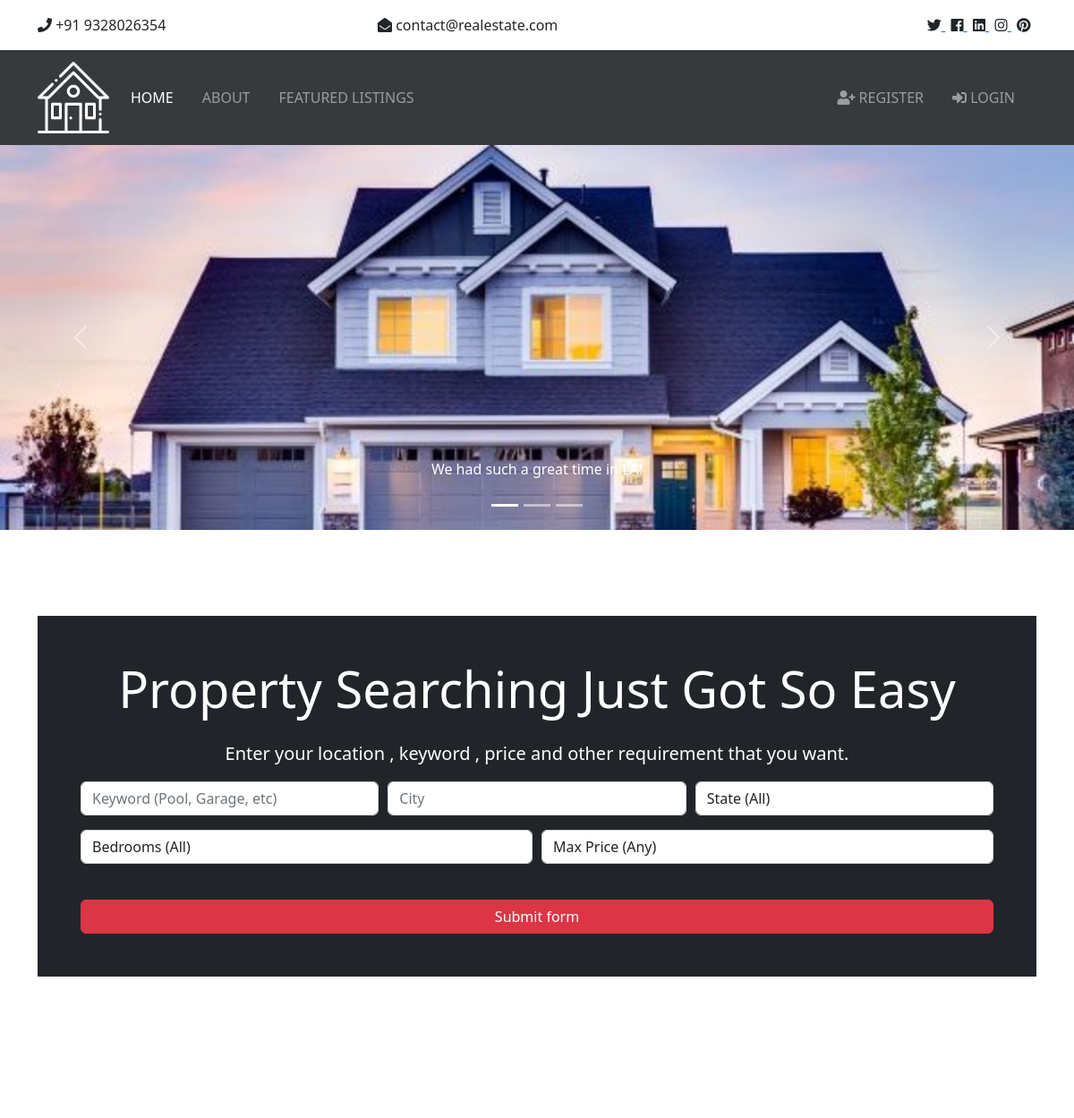
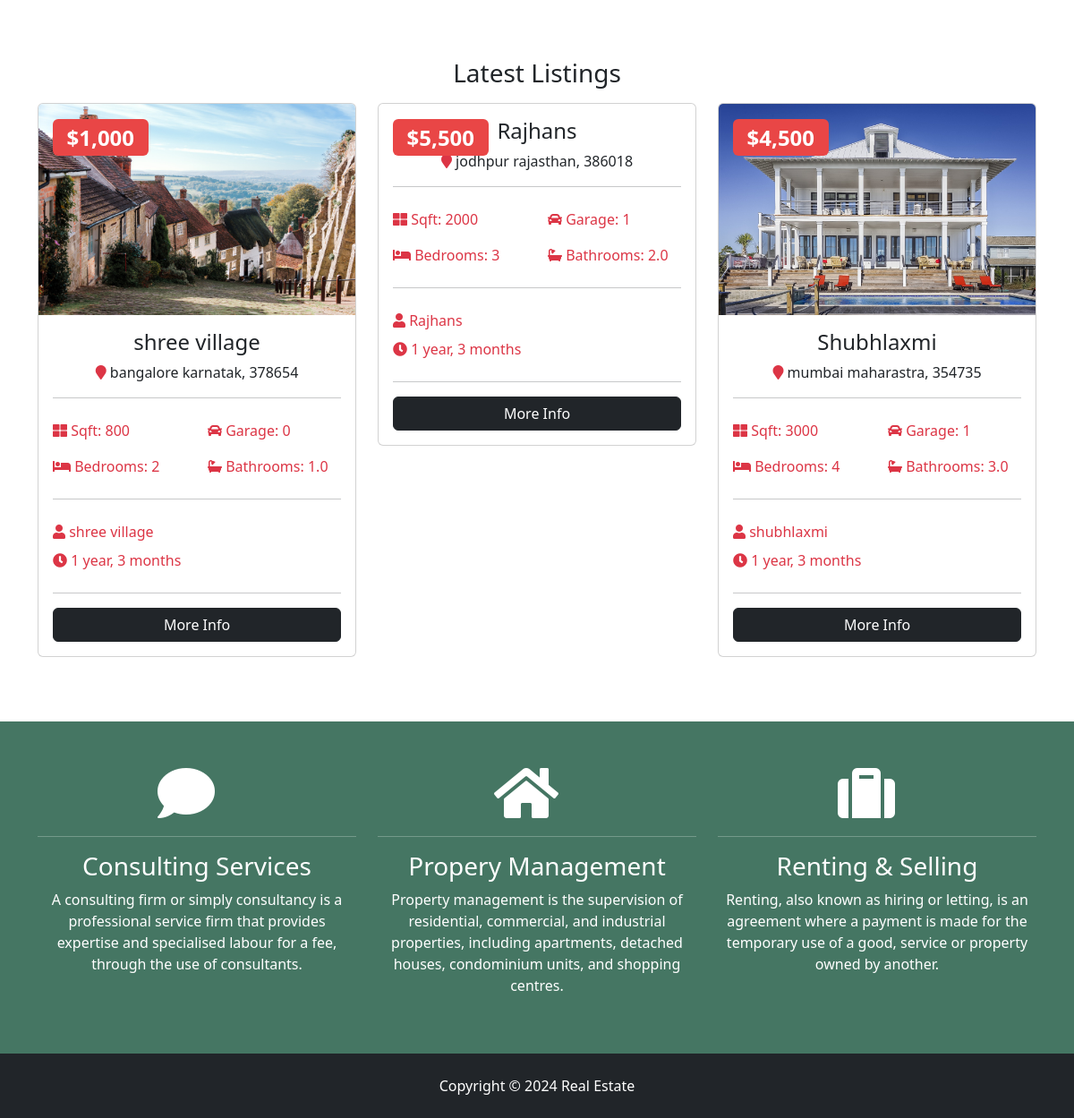
The page / on the database its author committed (2 pictures, top to bottom).
### listings/models.py (models this page shows, shortened)
class Listing(models.Model):
  realtor = models.ForeignKey(Realtor, on_delete=models.DO_NOTHING)
  title = models.CharField(max_length=200)
  address = models.CharField(max_length=200)
  city = models.CharField(max_length=100)
  state = models.CharField(max_length=100)
  zipcode = models.CharField(max_length=20)
  description = models.TextField(blank=True)
  price = models.IntegerField()
  bedrooms = models.IntegerField()
  bathrooms = models.DecimalField(max_digits=2, decimal_places=1)
  garage = models.IntegerField(default=0)
  sqft = models.IntegerField()
  lot_size = models.DecimalField(max_digits=5, decimal_places=1)
  photo_main = models.ImageField(upload_to='photos/%Y/%m/%d/')
  photo_1 = models.ImageField(upload_to='photos/%Y/%m/%d/', blank=True)
  photo_2 = models.ImageField(upload_to='photos/%Y/%m/%d/', blank=True)
  photo_3 = models.ImageField(upload_to='photos/%Y/%m/%d/', blank=True)
  photo_4 = models.ImageField(upload_to='photos/%Y/%m/%d/', blank=True)
  photo_5 = models.ImageField(upload_to='photos/%Y/%m/%d/', blank=True)
  photo_6 = models.ImageField(upload_to='photos/%Y/%m/%d/', blank=True)
  is_published = models.BooleanField(default=True)
  list_date = models.DateTimeField(default=datetime.now, blank=True)

### realtors/models.py (models this page shows)
class Realtor(models.Model):
  name = models.CharField(max_length=200)
  photo = models.ImageField(upload_to='photos/%Y/%m/%d/')
  description = models.TextField(blank=True)
  phone = models.CharField(max_length=20)
  email = models.CharField(max_length=50)
  is_mvp = models.BooleanField(default=False)
  hire_date = models.DateTimeField(default=datetime.now, blank=True)
  def __str__(self):
    return self.name

### pages/views.py (the view)
# urls.py: path('', views.index, name='listings'),
def index(request):
    listings = Listing.objects.order_by('-list_date').filter(is_published=True)[:3]
    context = {
        'listings': listings,
        'state_choices': state_choices,
        'bedroom_choices': bedroom_choices,
        'price_choices': price_choices
    }
    return render(request, 'pages/index.html', context)

### templates/pages/index.html (shortened to what this page needs)
{% extends 'base.html' %}
{% load humanize %}
{% block content %}
<html lang="en">
<head>
  <link href="https://cdn.jsdelivr.net/npm/bootstrap@5.2.3/dist/css/bootstrap.min.css" rel="stylesheet">
</head>
<body>
<div id="demo" class="carousel slide" data-bs-ride="carousel">
  <div class="carousel-indicators">
    <button type="button" data-bs-target="#demo" data-bs-slide-to="0" class="active"></button>
    <button type="button" data-bs-target="#demo" data-bs-slide-to="1"></button>
    <button type="button" data-bs-target="#demo" data-bs-slide-to="2"></button>
  </div>
  <div class="carousel-inner">
    <div class="carousel-item active">
      <img src="/static/img/showcase.jpg" alt="Los Angeles" class="d-block" style="width:100%;">
      <div class="carousel-caption">
        <p>We had such a great time in LA!</p>
      </div>
    </div>
  </div>
  <button class="carousel-control-prev" type="button" data-bs-target="#demo" data-bs-slide="prev">
    <span class="carousel-control-prev-icon"></span>
  </button>
  <button class="carousel-control-next" type="button" data-bs-target="#demo" data-bs-slide="next">
    <span class="carousel-control-next-icon"></span>
  </button>
</div>
</body>
</html>
<section id="showcase">
    <div class="container text-center">
      <div class="home-search p-5">
        <div class="overlay p-5 bg-dark">
          <h1 class="display-4 mb-4">
            Property Searching Just Got So Easy
          </h1>
          <p class="lead">Enter your location , keyword , price and other requirement that you want.</p>
          <div class="search">
            <form action="{% url 'search' %}">
              <div class="form-row">
                <div class="col-md-4 mb-3">
                  <input type="text" name="keywords" class="form-control" placeholder="Keyword (Pool, Garage, etc)">
                </div>
                <div class="col-md-4 mb-3">
                  <input type="text" name="city" class="form-control" placeholder="City">
                </div>
                <div class="col-md-4 mb-3">
                  <select name="state" class="form-control">
                    <option selected="true" disabled="disabled">State (All)</option>
                  </select>
                </div>
              </div>
              <div class="form-row">
                <div class="col-md-6 mb-3">
                  <select name="bedrooms" class="form-control">
                    <option selected="true" disabled="disabled">Bedrooms (All)</option>
                  </select>
                </div>
                <div class="col-md-6 mb-3">
                  <select name="price" class="form-control" id="type">
                    <option selected="true" disabled="disabled">Max Price (Any)</option>
                  </select>
                </div>
              </div>
              <button class="btn btn-danger btn-block mt-4" type="submit">Submit form</button>
            </form>
          </div>
        </div>
      </div>
    </div>
  </section>
<br>
  <section id="listings" class="py-5">
    <div class="container">
      <h3 class="text-center mb-3">Latest Listings</h3>
      <div class="row">
        {% if listings %}
          {% for listing in listings %}
            <div class="col-md-6 col-lg-4 mb-4">
              <div class="card listing-preview">
                <img class="card-img-top" src="{{ listing.photo_main.url }}" alt="">
                <div class="card-img-overlay">
                  <h2>
                    <span class="badge badge-danger text-white">${{ listing.price | intcomma }}</span>
                  </h2>
                </div>
                <div class="card-body">
                  <div class="listing-heading text-center">
                    <h4 class="text-dark">{{ listing.title }}</h4>
                    <p>
                      <i class="fas fa-map-marker text-danger"></i> {{ listing.city }} {{ listing.state }}, {{ listing.zipcode }}</p>
                  </div>
                  <hr>
                  <div class="row py-2 text-danger">
                    <div class="col-6">
                      <i class="fas fa-th-large"></i> Sqft: {{ listing.sqft }}</div>
                    <div class="col-6">
                      <i class="fas fa-car"></i> Garage: {{ listing.garage }}</div>
                  </div>
                  <div class="row py-2 text-danger">
                    <div class="col-6">
                      <i class="fas fa-bed"></i> Bedrooms: {{ listing.bedrooms }}</div>
                    <div class="col-6">
                      <i class="fas fa-bath"></i> Bathrooms: {{ listing.bathrooms }}</div>
                  </div>
                  <hr>
                  <div class="row py-2 text-danger">
                    <div class="col-6">
                      <i class="fas fa-user"></i> {{ listing.realtor }}</div>
                  </div>
                  <div class="row text-danger pb-2">
                    <div class="col-6">
                      <i class="fas fa-clock"></i> {{ listing.list_date | timesince }}</div>
                  </div>
                  <hr>
                  <a href="{% url 'listing' listing.id %}" class="btn btn-dark btn-block">More Info</a>
                </div>
              </div>
            </div>
          {% endfor %}
        {% else %}
          <div class="col-md-12">
            <p>No Listings Available</p>
          </div>
        {% endif %}
      </div>
    </div>
  </section>
  <section id="services" class="py-5 bg-danger text-white">
    <div class="container">
      <div class="row text-center">
        <div class="col-md-4">
          <i class="fas fa-comment fa-4x mr-4"></i>
          <hr>
          <h3>Consulting Services</h3>
          <p>A consulting firm or simply consultancy is a professional service firm that provides expertise and specialised labour for a fee, through the use of consultants.</p>
        </div>
        <div class="col-md-4">
          <i class="fas fa-home fa-4x mr-4"></i>
          <hr>
          <h3>Propery Management</h3>
          <p>Property management is the supervision of residential, commercial, and industrial properties, including apartments, detached houses, condominium units, and shopping centres.</p>
        </div>
        <div class="col-md-4">
          <i class="fas fa-suitcase fa-4x mr-4"></i>
          <hr>
          <h3>Renting & Selling</h3>
          <p>Renting, also known as hiring or letting, is an agreement where a payment is made for the temporary use of a good, service or property owned by another.</p>
        </div>
      </div>
    </div>
  </section>
{% endblock %}

### templates/base.html (shortened to what this page needs)
{% load static %}
<!DOCTYPE html>
<html lang="en">
<head>
  <link rel="stylesheet" href="{% static 'css/all.css' %}">
  <link rel="stylesheet" href="{% static 'css/bootstrap.css' %}">
  <link rel="stylesheet" href="{% static 'css/style.css' %}">
  <link rel="stylesheet" href="{% static 'css/lightbox.min.css' %}">
</head>
<body>
  {% include 'partials/_topbar.html' %}
  {% include 'partials/_navbar.html' %}
  {% block content %} {% endblock %}
  {% include 'partials/_footer.html' %}
</body>
</html>

### templates/partials/_topbar.html
  <section id="top-bar" class="p-3">
    <div class="container">
      <div class="row">
        <div class="col-md-4">
          <i class="fas fa-phone"></i> +91 9328026354
        </div>
        <div class="col-md-4">
          <i class="fas fa-envelope-open"></i> contact@realestate.com
        </div>
        <div class="col-md-4">
          <div class="social text-right ">
            <a href="#">
              <i class="fab fa-twitter text-dark"></i>
            </a>
            <a href="#">
              <i class="fab fa-facebook text-dark"></i>
            </a>
            <a href="#">
              <i class="fab fa-linkedin text-dark"></i>
            </a>
            <a href="#">
              <i class="fab fa-instagram text-dark"></i>
            </a>
            <a href="#">
              <i class="fab fa-pinterest text-dark"></i>
            </a>
          </div>
        </div>
      </div>
    </div>
  </section>

### templates/partials/_navbar.html (shortened to what this page needs)
{% load static %}
<nav class="navbar navbar-expand-lg navbar-dark bg-dark sticky-top">
    <div class="container">
      <a class="navbar-brand" href="{% url 'index' %}">
        <img src="{% static 'img/logo.png' %}" class="logo" alt="">
      </a>
      <div class="collapse navbar-collapse" id="navbarNavAltMarkup">
        <ul class="navbar-nav">
          <li
            {% if '/' == request.path %}
              class="nav-item active mr-3"
            {% else %}
              class="nav-item mr-3"
            {% endif %}
          >
            <a class="nav-link" href="{% url 'index' %}">Home</a>
          </li>
          <li
            {% if 'about' in request.path %}
              class="nav-item active mr-3"
            {% else %}
              class="nav-item mr-3"
            {% endif %}
          >
            <a class="nav-link" href="{% url 'about' %}">About</a>
          </li>
          <li
            {% if 'listings' in request.path %}
              class="nav-item active mr-3"
            {% else %}
              class="nav-item mr-3"
            {% endif %}
          >
            <a class="nav-link" href="{% url 'listings' %}">Featured Listings</a>
          </li>
        </ul>
        <ul class="navbar-nav ml-auto">
          {% if user.is_authenticated %}
            <li
            {% if 'dashboard' in request.path %}
              class="nav-item active mr-3"
            {% else %}
              class="nav-item mr-3"
            {% endif %}
            >
              <a class="nav-link" href="{% url 'dashboard' %}">
               Welcome {{ user.username }} (Dashboard)</a>
            </li>
            <li class="nav-item mr-3">
              <a href="javascript:{document.getElementById('logout').submit()}" class="nav-link">
                <i class="fas fa-sign-out-alt"></i> Logout
              </a>
              <form action="{% url 'logout' %}" method="POST" id="logout">
                {% csrf_token %}
                <input type="hidden">
              </form>
            </li>
          {% else %}
            <li
            {% if 'register' in request.path %}
              class="nav-item active mr-3"
            {% else %}
              class="nav-item mr-3"
            {% endif %}
            >
              <a class="nav-link" href="{% url 'register' %}">
                <i class="fas fa-user-plus"></i> Register</a>
            </li>
            <li
            {% if 'login' in request.path %}
              class="nav-item active mr-3"
            {% else %}
              class="nav-item mr-3"
            {% endif %}
            >
              <a class="nav-link" href="{% url 'login' %}">
                <i class="fas fa-sign-in-alt"></i>
                Login</a>
            </li>
          {% endif %}
        </ul>
      </div>
    </div>
  </nav>

### templates/partials/_footer.html
  <footer id="main-footer" class="py-4 bg-dark text-white text-center">
    Copyright &copy;
    <span class="year"></span>  Real Estate
  </footer>

### realestate/static/css/all.css (style rules this page uses)
.fa, .fas, .far, .fal, .fab { -moz-osx-font-smoothing: grayscale; -webkit-font-smoothing: antialiased; display: inline-block; font-style: normal; font-variant: normal; text-rendering: auto; line-height: 1; }
.fa-4x { font-size: 4em; }
.fa-bath:before { content: "\f2cd"; }
.fa-bed:before { content: "\f236"; }
.fa-car:before { content: "\f1b9"; }
.fa-clock:before { content: "\f017"; }
.fa-comment:before { content: "\f075"; }
.fa-envelope-open:before { content: "\f2b6"; }
.fa-facebook:before { content: "\f09a"; }
.fa-home:before { content: "\f015"; }
.fa-instagram:before { content: "\f16d"; }
.fa-linkedin:before { content: "\f08c"; }
.fa-map-marker:before { content: "\f041"; }
.fa-phone:before { content: "\f095"; }
.fa-pinterest:before { content: "\f0d2"; }
.fa-sign-in-alt:before { content: "\f2f6"; }
.fa-suitcase:before { content: "\f0f2"; }
.fa-th-large:before { content: "\f009"; }
.fa-twitter:before { content: "\f099"; }
.fa-user:before { content: "\f007"; }
.fa-user-plus:before { content: "\f234"; }
.fab { font-family: 'Font Awesome 5 Brands'; }
.fa, .fas { font-family: 'Font Awesome 5 Free'; font-weight: 900; }

### realestate/static/css/style.css (style rules this page uses)
img { width: 100%; }
.logo { width: 80px; }
.navbar { opacity: 0.9; text-transform: uppercase; }
.social a { margin-right: 0.4rem; }
#showcase { background: url(../img/showcase.jpg) no-repeat top center fixed/cover; position: relative; min-height: 650px; color: #fff; padding-top: 6rem; }
#showcase .home-search { min-height: 400px; position: relative; border-radius: 5px; }
#showcase .overlay { content: ''; position: absolute; top: 0; left: 0; min-height: 400px; width: 100%; background: rgba(51, 51, 51, 0.8); }
#services { background: url(../img/building.jpg) no-repeat top center fixed/cover; min-height: 300px; position: relative; overflow: hidden; }
#services::before { content: ''; position: absolute; top: 0; left: 0; min-height: 100%; width: 100%; background: rgba(32, 134, 107, 0.8); }
.listing-preview a { position: relative; }

### rows shown on the page
Listing: photo_main (picture), price "1,000", title "shree village", city "bangalore", state "karnatak", zipcode "378654", sqft "800", garage "0", bedrooms "2", bathrooms "1.0", realtor "shree village", list_date "1 year, 3 months"
Listing: price "5,500", title "Rajhans", city "jodhpur", state "rajasthan", zipcode "386018", sqft "2000", garage "1", bedrooms "3", bathrooms "2.0", realtor "Rajhans", list_date "1 year, 3 months"
Listing: photo_main (picture), price "4,500", title "Shubhlaxmi", city "mumbai", state "maharastra", zipcode "354735", sqft "3000", garage "1", bedrooms "4", bathrooms "3.0", realtor "shubhlaxmi", list_date "1 year, 3 months"
